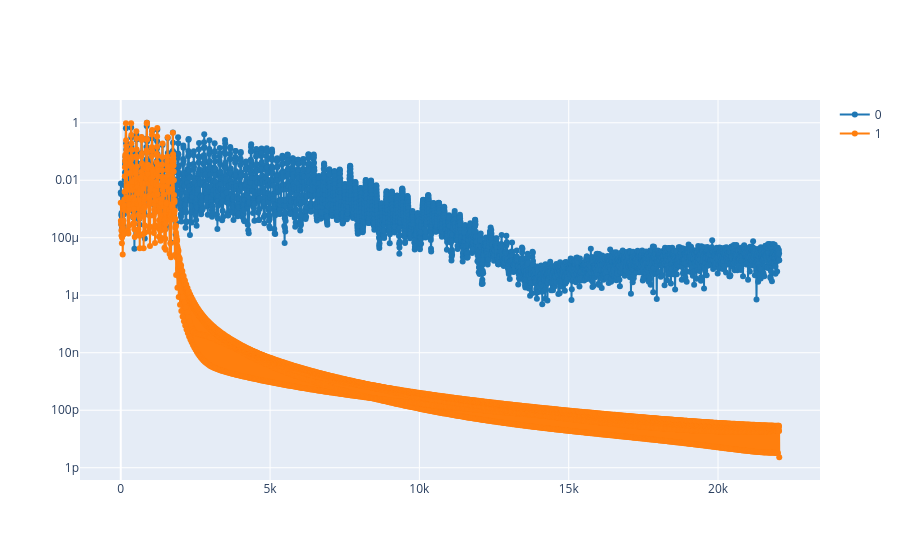

Write notebook code for a chart like this one.
### Markdown cell above
2.2. Calculate the spectrogram of the synthesized signal `S_synt`; and compare the spectrums of both signals at the same time using `plot_spectrum_at(ff, tt, [S_ref, S_synt], time)`, where `S_ref`is spectrogram of the reference signal.

**Note:** use the same window length to calculate both spectrograms.

### Code cell
ff, tt, S_ref = scipy.signal.spectrogram(audio, fs, nperseg=8108)
ff, tt, S_synt = scipy.signal.spectrogram(y_synth, fs, nperseg=8108)

plot_spectrum_at(ff,tt, [S_ref, S_synt], 0)

### Figure 1 — Plotly figure (JSON) as saved in the notebook; plotly's stock layout.template omitted (floating-point values rounded to 4 significant figures; data arrays with more than 128 entries replaced by an {"elided": "..."} marker saying what was removed)
{"data": [{"line": {"color": "#1f77b4", "shape": "linear"}, "mode": "lines+markers", "name": "0", "type": "scatter", "x": {"elided": "4055 float values"}, "y": {"elided": "4055 float values"}}, {"line": {"color": "#ff7f0e", "shape": "linear"}, "mode": "lines+markers", "name": "1", "type": "scatter", "x": {"elided": "4055 float values"}, "y": {"elided": "4055 float values"}}], "layout": {"yaxis": {"type": "log"}}}
